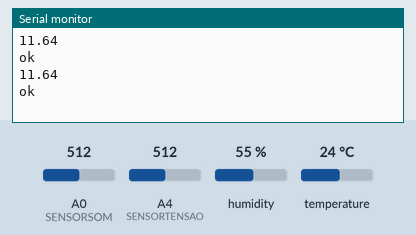
Simulated run of this sketch. Board: Arduino Uno, built with avr-gcc and run on an emulated ATmega328P. Parts: the last lines printed to the serial monitor. The test bench sets the inputs (shaded band); at power-on: A4 (SENSORTENSAO) = 512, A0 (SENSORSOM) = 512, humidity 55 %, temperature 24 °C. No radio packets arrive unless stated.

Above: at 2.8 s.
2.9 s: A4 (SENSORTENSAO) set to 716
At 4.6 s:
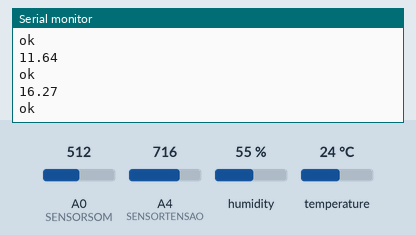
5.6 s: A4 (SENSORTENSAO) set to 992
At 6.4 s:
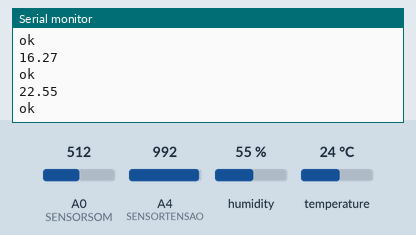
Timing chart, 0 to 8.6 s (numbered marks = the images above; inputs shaded):
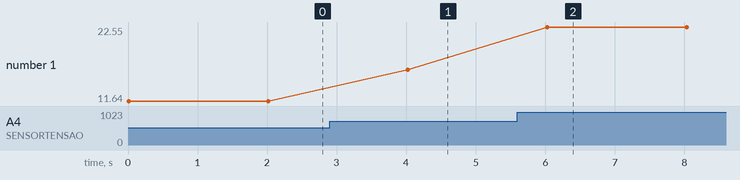

Measured:
- after the input at 2.9 s, the serial monitor: prints a new line after 1.1 s (image 1)
- after the input at 5.6 s, the serial monitor: prints a new line after 0.43 s (image 2)
- plotted number 1: 11.64 → 16.27 after the input at 2.9 s, 16.27 → 22.55 after the input at 5.6 s

The sketch:

colmeiadht22.ino
```cpp
#include <JeeLib.h>
#include <RF24Network.h>
#include <DHT.h>
#include <RF24.h>

#define DHTPIN A2       // Pino DATA do Sensor DHT.
#define DHTTYPE DHT22   // Define o tipo do sensor utilizado DHT 11
#define IDCOLMEIA "Colmeia2" //ID da Colmeia monitorada
#define TEMPOENTRECADALEITURA 2000 //Tempo entre cada leitura

DHT dht(DHTPIN, DHTTYPE); //Objeto do sensor de temperatura

RF24 radio(8, 9);                   // nRF24L01(+) radio attached using Getting Started board
RF24Network network(radio);          // Network uses that radio

const uint16_t this_node = 02;        // Address of our node in Octal format
const uint16_t other_node = 01;       // Address of the other node in Octal format

struct paraenviar {                  // Structure of our payload
  char id[30];
  float temperatura;
  float umidade;
  float co2;
  float som;
  float tensaocolmeia;
  float tensaorepetidor;
};
float temperatura_lida = 0;
float umidade_lida = 0;
float co2_lido = 0;
float som_lido = 0;
float tensao_lida = 0;

int SENSORSOM = A0;
//int SENSORCO2 = 0;
int SENSORTENSAO = A4;
int led = 13;

ISR(WDT_vect) { Sleepy::watchdogEvent(); }

void lerDHT(){
  if (isnan(dht.readTemperature())) {temperatura_lida = 0;}

  else {temperatura_lida = dht.readTemperature();}

  if (isnan(dht.readHumidity())){umidade_lida = 0;}

  else {umidade_lida = dht.readHumidity();}
}

void lerMQandKy(){
  som_lido = analogRead(SENSORSOM);
  co2_lido = 0;
}

void lerTensao(){
  float valor_lido_tensao = analogRead(SENSORTENSAO);
  tensao_lida=((valor_lido_tensao*0.004887586)*4.65);
}
void setup(void)
{
  Serial.begin(57600);
  digitalWrite(led, LOW);
  dht.begin();                           // Inicializa a classe do sensor
  radio.begin();
  radio.stopListening();
  radio.setPALevel(RF24_PA_MAX);
  radio.setDataRate(RF24_250KBPS);
  //The possibilities are: RF24_PA_MIN, RF24_PA_LOW, RF24_PA_HIGH and RF24_PA_MAX
  network.begin(/*channel*/ 90, /*node address*/ this_node);
}

void loop() {

  network.update();
  lerDHT();
  lerMQandKy();
  lerTensao();
  struct paraenviar payload;
  strcpy( payload.id, IDCOLMEIA);
  payload.temperatura = temperatura_lida;
  payload.umidade = umidade_lida;
  payload.som = som_lido;
  payload.co2 = co2_lido;
  payload.tensaocolmeia = tensao_lida;
  payload.tensaorepetidor = 0;

  Serial.println(tensao_lida);

  RF24NetworkHeader header(/*to node*/ other_node);
  bool ok = network.write(header, &payload, sizeof(payload));
  if (ok)
    Serial.println("ok");
  else
    Serial.println("error sending");


  float temperatura_lida = 0;
  float umidade_lida = 0;
  float co2_lido = 0;
  float som_lido = 0;
  float tensao_lida = 0;
  Sleepy::loseSomeTime(TEMPOENTRECADALEITURA);
}
```
